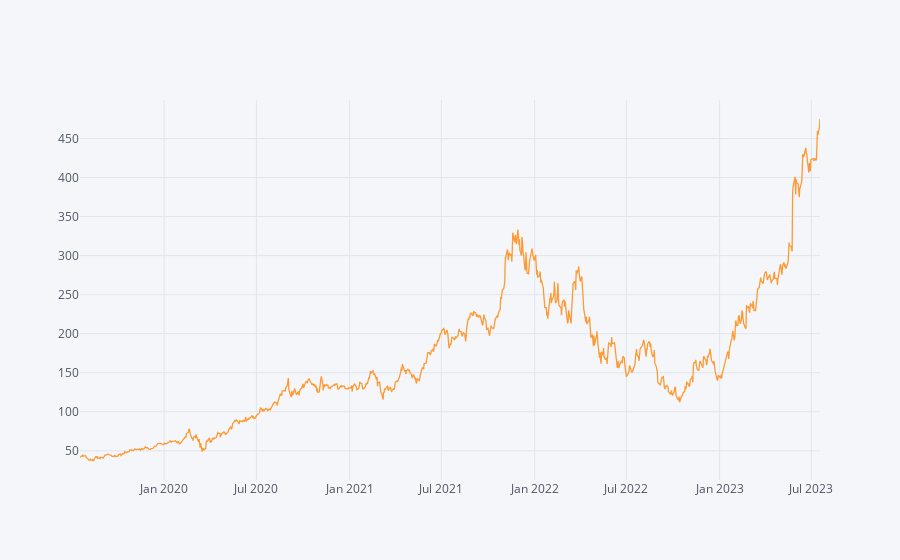

This figure's notebook cell:
### Code cell
df['Adj Close'].iplot()

### Figure 1 — Plotly figure (JSON) as saved in the notebook; plotly's stock layout.template omitted (floating-point values rounded to 4 significant figures; data arrays with more than 128 entries replaced by an {"elided": "..."} marker saying what was removed)
{"data": [{"line": {"color": "rgba(255, 153, 51, 1.0)", "dash": "solid", "shape": "linear", "width": 1.3}, "mode": "lines", "name": "Adj Close", "text": "", "type": "scatter", "x": {"elided": "1006 str values"}, "y": {"elided": "1006 float values"}}], "layout": {"legend": {"bgcolor": "#F5F6F9", "font": {"color": "#4D5663"}}, "paper_bgcolor": "#F5F6F9", "plot_bgcolor": "#F5F6F9", "title": {"font": {"color": "#4D5663"}}, "xaxis": {"gridcolor": "#E1E5ED", "showgrid": true, "tickfont": {"color": "#4D5663"}, "title": {"font": {"color": "#4D5663"}, "text": ""}, "zerolinecolor": "#E1E5ED"}, "yaxis": {"gridcolor": "#E1E5ED", "showgrid": true, "tickfont": {"color": "#4D5663"}, "title": {"font": {"color": "#4D5663"}, "text": ""}, "zerolinecolor": "#E1E5ED"}}}
